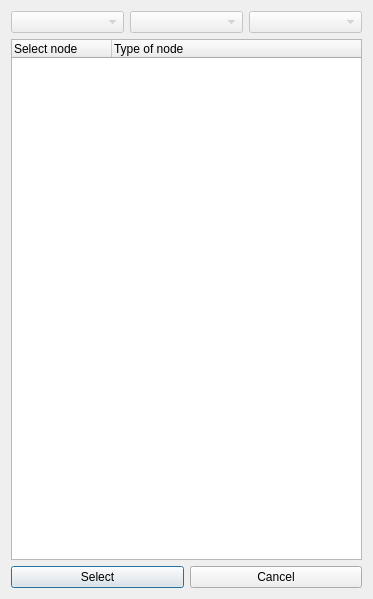
<?xml version="1.0" encoding="UTF-8"?>
<ui version="4.0">
 <class>Tree</class>
 <widget class="QDialog" name="Tree">
  <property name="geometry">
   <rect>
    <x>0</x>
    <y>0</y>
    <width>373</width>
    <height>599</height>
   </rect>
  </property>
  <property name="windowTitle">
   <string>Node tree</string>
  </property>
  <layout class="QGridLayout" name="gridLayout">
   <item row="0" column="0">
    <layout class="QHBoxLayout" name="horizontalLayout">
     <item>
      <widget class="QComboBox" name="cb_src_type">
       <property name="enabled">
        <bool>false</bool>
       </property>
      </widget>
     </item>
     <item>
      <widget class="QComboBox" name="cb_type">
       <property name="enabled">
        <bool>false</bool>
       </property>
      </widget>
     </item>
     <item>
      <widget class="QComboBox" name="cb_dst_type">
       <property name="enabled">
        <bool>false</bool>
       </property>
      </widget>
     </item>
    </layout>
   </item>
   <item row="1" column="0">
    <widget class="QTreeWidget" name="treeWidget">
     <column>
      <property name="text">
       <string>Select node</string>
      </property>
     </column>
     <column>
      <property name="text">
       <string>Type of node</string>
      </property>
     </column>
    </widget>
   </item>
   <item row="2" column="0">
    <layout class="QHBoxLayout" name="horizontalLayout_2">
     <item>
      <widget class="QPushButton" name="kk">
       <property name="text">
        <string>Select</string>
       </property>
      </widget>
     </item>
     <item>
      <widget class="QPushButton" name="no">
       <property name="text">
        <string>Cancel</string>
       </property>
      </widget>
     </item>
    </layout>
   </item>
  </layout>
 </widget>
 <resources/>
 <connections/>
</ui>
